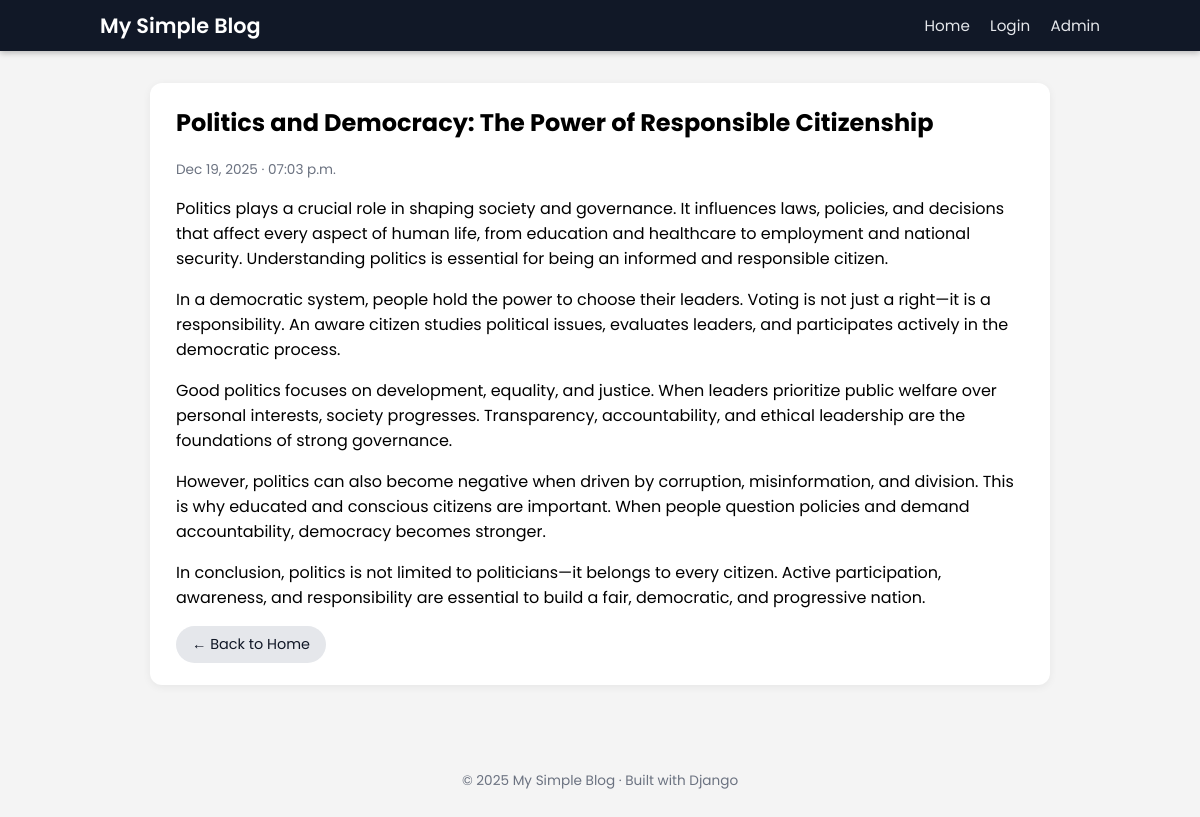
The app's page /post/17/ with its own data.
### blogapp/models.py (models this page shows, shortened)
class Post(models.Model):
    title = models.CharField(max_length=200)
    content = models.TextField()
    created_at = models.DateTimeField(auto_now_add=True)
    image = models.ImageField(upload_to='post_images/', blank=True, null=True)

### blogapp/views.py (the view)
# urls.py: path('post/<int:pk>/', views.post_detail, name='post_detail'),
def post_detail(request, pk):
    post = get_object_or_404(Post, pk=pk)
    return render(request, 'blogapp/post_detail.html', {'post': post})

### blogapp/templates/blogapp/post_detail.html (shortened to what this page needs)
{% extends "blogapp/base.html" %}
{% block content %}
<article class="post-card">
    <h1>{{ post.title }}</h1>
    <p class="post-meta">
        {{ post.created_at|date:"M d, Y · h:i a" }}
    </p>
    <p>{{ post.content|linebreaks }}</p>
    <div class="post-actions">
        <a href="{% url 'blogapp:home' %}" class="btn-secondary">← Back to Home</a>
    </div>
</article>
{% endblock %}

### blogapp/static/blogapp/style.css (style rules this page uses)
body { font-family: "Poppins", Arial, sans-serif; background-color: #f4f4f4; margin: 0; padding: 0; }
a { color: inherit; }
.post-card { background: #ffffff; padding: 22px 26px; margin-bottom: 20px; border-radius: 12px; box-shadow: 0 2px 8px rgba(0,0,0,0.06); }
.post-card h1, .post-card h2 { margin-top: 0; }
.post-meta { color: #6b7280; font-size: 0.85rem; margin-bottom: 10px; }
.btn-primary, .btn-secondary { display: inline-block; padding: 8px 16px; border-radius: 999px; font-size: 0.9rem; text-decoration: none; border: none; cursor: pointer; }
.btn-secondary { background-color: #e5e7eb; color: #111827; }

### records on screen
Post: title "Politics and Democracy: The Power of Responsible Citizenship", created_at "Dec 19, 2025 · 07:03 p.m.", content "Politics plays a crucial role in shaping society and governance. It influences laws, policies, and decisions that affect every aspect of human life, from education and healthcare to employment and national security. Understanding politics is essential for being an informed and responsible citizen. In a democratic system, people hold the power to choose their leaders. Voting is not just a right—it is a responsibility. An aware citizen studies political issues, evaluates leaders, and participates actively in the democratic process. Good politics focuses on development, equality, and justice. When leaders prioritize public welfare over personal interests, society progresses. Transparency,…"
